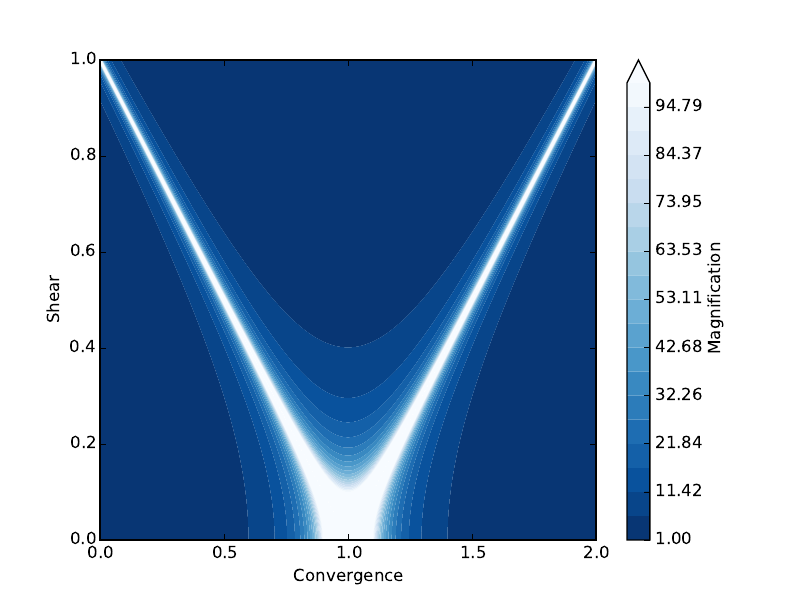

This chart was generated by the following Python code:
import numpy as np
import pylab

pylab.ion()

kappa_array = np.linspace(0., 2., 1000)
shear_array = np.linspace(0., 1., 1000)

kappa_mesh, shear_mesh = np.meshgrid(kappa_array, shear_array)

delta_kappa_mesh = np.tile(1.e-6, kappa_mesh.shape)

mu_mesh = 1. / np.fabs((1 - kappa_mesh)**2 - shear_mesh**2)

delta_mu_mesh = 1. / np.fabs((1 - (kappa_mesh + delta_kappa_mesh))**2 - shear_mesh**2)

delta_mesh = (delta_mu_mesh - mu_mesh) / delta_kappa_mesh

pylab.figure()
pylab.contourf(kappa_mesh, shear_mesh, mu_mesh, levels=np.linspace(1., 100., 20), cmap='Blues_r', extend='max')
#pylab.contourf(kappa_mesh, shear_mesh, delta_mesh, levels=np.linspace(-100., 100., 50), cmap='jet')
colorbar = pylab.colorbar()
colorbar.set_label('Magnification')
#pylab.scatter(0.392, 0.642, c='white', s=200)
pylab.xlabel('Convergence')
pylab.ylabel('Shear')
pylab.xlim(0., 2.)
pylab.ylim(0., 1.)
pylab.savefig('magnification.pdf')

#x_mesh, y_mesh = np.meshgrid(np.arange(10), np.arange(0, 100, 10))
#z_mesh = x_mesh + y_mesh
#pylab.figure()
#pylab.contourf(x_mesh, y_mesh, z_mesh, levels=np.arange(100))
#pylab.colorbar()
